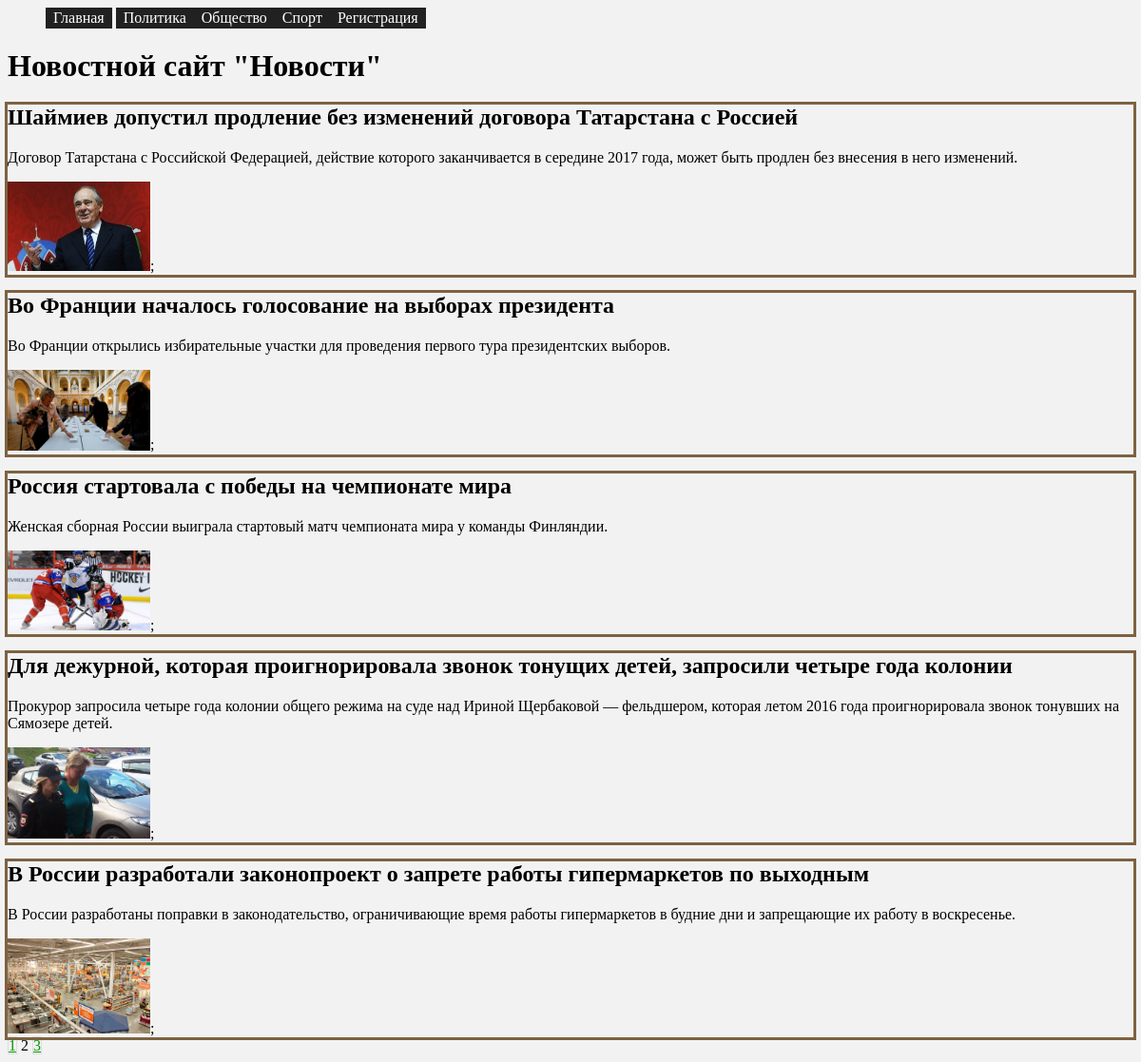
Screenshot of /?page=2 with the database file from the repository.
### tables this page shows
CREATE TABLE `rubrics` (
  `RubricId` int(11) NOT NULL,
  `RubricName` text NOT NULL
);

CREATE TABLE `News` (
  `NewsId` int(11) NOT NULL,
  `NewsDate` date DEFAULT NULL,
  `NewsRubric` int(11) NOT NULL,
  `SeoH1` text,
  `SeoTitle` text,
  `SeoDescription` text,
  `PreviewPhoto` text,
  `NewsText` text,
  `NewsSource` text,
  `NewsAuthorId` int(11) DEFAULT NULL
);

### application/core/view.php (called while the page is built)
<?php
class View
{
	function generate($content_view, $template_view, $data = null, $data2 = null, $data3=null, $data4=null)
	{
		include 'application/views/'.$content_view;
	}
}

### application/controllers/controller_main.php (called while the page is built, shortened)
<?php
require_once ("/../models/model_menu.php");
require_once ("/../models/model_main.php");
class Controller_Main extends Controller
{
	function __construct()
	{
		$this->model = new MainPage();
		$this->view = new View();
		$this->menu = new Menu();
	}
	function action_index()
	{
		$data = $this->menu->getoRubrics();
		$this->view->generate('menu_view.php','template_view.php',$data);
		if ($_GET["page"] !== null){
			$page = $_GET["page"];
		}
		else {
			$page = 1;
		}
		$items = 5;
		$start = $page * $items - $items;
		$data3= $page;
		$count = $this->model->countModel();
		$totalpages = ceil($count/$items);
		$data4=$totalpages;
		$data = $this->model->getoNews($start,$items);
		$this->view->generate('main_view.php', 'template_view.php',$data, null,$data3,$data4);
	}
}

### application/core/route.php (called while the page is built, shortened)
<?php
class Route
{
	static function start()
	{
		$routes = explode('/', $_SERVER['REQUEST_URI']);
	try {
		$controller = new $controller_name;
			$controller->action_index($routes[2]);
	}
	catch (Exception $e){
		Route::ErrorPage404();
	}
	}
}

### application/bootstrap.php (called while the page is built, shortened)
<?php
require_once 'core/model.php';
require_once 'core/view.php';
require_once 'core/route.php';
Route::start();

### index.php (called while the page is built, shortened)
<?php
require_once 'application/bootstrap.php';

### application/models/model_menu.php (called while the page is built, shortened)
<?php
class Menu extends Model
{
	function getoRubrics()
	{
			$query = self::$oDbConnection->prepare("SELECT * FROM Rubrics");
			$query->execute();
			$res = $query->fetchAll(PDO::FETCH_CLASS, "Rubric");
			return $res;
	}
}

### application/models/model_rubric.php (called while the page is built, shortened)
<?php
require_once ("model_news.php");
class Rubric extends Model
{
	private $RubricId;
	private $RubricName;
	function getRubricId()
	{
		return $this->RubricId;
	}
	function getRubricName()
	{
		return $this->RubricName;
	}
}

### application/core/model.php (called while the page is built, shortened)
<?php
class Model
{
	public function __get($property)
	{
		$functionname = 'get'.$property;
			return $this->$functionname();
	}
}

### application/models/model_main.php (called while the page is built, shortened)
<?php
require_once('model_news.php');
require_once('model_menu.php');
class MainPage extends Model
{
	static $table = 'News';
	function getoNews($start = 0, $items = 1)
	{
			$query = self::$oDbConnection->prepare("SELECT * FROM News ORDER BY NewsId DESC LIMIT $start ,$items");
			$query->execute();
			$res = $query->fetchAll(PDO::FETCH_CLASS, "News");
			return $res;
	}
		static function countModel()
	{
		$Class = get_called_class();
		$table = $Class::$table;
		$query = self::$oDbConnection->prepare("SELECT count(*) AS Total FROM $table");
		$query->execute();
		$res = $query->fetch(PDO::FETCH_ASSOC);
		$total = $res['Total'];
		return $total;
	}
}

### application/models/model_news.php (called while the page is built, shortened)
<?php
require_once ("model_rubric.php");
class News extends Model
{
	private $NewsId;
	private $SeoH1;
	private $SeoDescription;
	private $PreviewPhoto;
	function getNewsId()
	{
   	 	return $this->NewsId;
	}
	function getSeoH1()
	{
    	return $this->SeoH1;
	}
	function getSeoDescription()
	{
		return $this->SeoDescription;
	}
	function getPreviewPhoto()
	{
		return $this->PreviewPhoto;
	}
}

### application/classes/class.PaginationLinks.php (called while the page is built, shortened)
<?php
class PaginationLinks{
  public static function create(
      $page,
      $numberOfPages,
      $context    = 1,
      $linkFormat = '<a href="?page=%d">%d</a>',
      $pageFormat = '<span>%d</span>',
      $ellipsis   = '&hellip;'){
    $ranges = array(array(1, 1 + $context));
    self::mergeRanges($ranges, $page   - $context, $page + $context);
    self::mergeRanges($ranges, $numberOfPages - $context, $numberOfPages);
    $links = array();
    foreach ($ranges as $range){
      $links =
          array_merge(
              $links,
              self::createLinks($range, $page, $linkFormat, $pageFormat));
    }
    return implode(' ' , $links);
  }
  private static function mergeRanges(&$ranges, $start, $end){
    $endOfPreviousRange =& $ranges[count($ranges) - 1][1];
    if ($start <= $endOfPreviousRange + 1){
      $endOfPreviousRange = $end;
    }else{
      $ranges[] = array($start, $end);
    }
  }
  private static function createLinks($range, $page, $linkFormat, $pageFormat){
    $links = array();
    for ($index = $range[0]; $index <= $range[1]; $index ++){
      $links[] =
          sprintf(
              ($index == $page ? $pageFormat : $linkFormat),
              $index,
              $index);
    }
    return $links;
  }
}
?>

### application/views/main_view.php (the view)
<?php
require_once("/../classes/class.PaginationLinks.php");
?>
<head>
<link rel="stylesheet" type="text/css" href="/css/style.css" />
</head>
<body>
<h1>Новостной сайт "Новости"</h1>
<?php
foreach ($data as $news) {
	echo "<div class='NewsItem'>";
	$link = '/news/'.$news->NewsId;
	echo "<h2><a href=$link>$news->SeoH1</a></h2>";
	echo "<p>$news->SeoDescription</p>";
	$imagelink="/images/".$news->PreviewPhoto;
	?>
	<img src="<?php echo $imagelink?>" alt="<?php echo $news->SeoH1?>"'>;
	<?php
	echo "</div>";
}
?>
<div class='pagination'>
<?php
echo PaginationLinks::create($data3,$data4);
?>
</div>
</body>

### application/views/menu_view.php (shortened to what this page needs)
<head>
<link rel="stylesheet" type="text/css" href="/css/style.css" />
</head>
<body>
<ul class='menu'>
<li><a href="/">Главная</a></li>
<?php foreach ($data as $element){
			$rubriclink = '/rubric/'.$element->RubricId;
			echo "<li><a href=$rubriclink>$element->RubricName</a></li>";
		}
?>
<li><a href="/register">Регистрация</a></li>
</ul>
</body>

### css/style.css (style rules this page uses)
.menu li { display: inline-block; padding: 2px 8px; background-color: #212121; color: #ffffff; }
.menu li a { text-decoration: none; color: #ffffff; }
.NewsItem { outline: 3px solid #7d6242; }
.NewsItem a { color:#000000; text-decoration: none; }
.pagination { color:#777777 display: inline-block; }
.pagination a { color:#009900; border: 1px solid #ddd; }
.newsitem img { width:150px; }

### rows the page displays
rubrics: RubricName "Политика"
rubrics: RubricName "Общество"
rubrics: RubricName "Спорт"
news: SeoH1 "Шаймиев допустил продление без изменений договора Татарстана с Россией", SeoDescription "Договор Татарстана с Российской Федерацией, действие которого заканчивается в середине 2017 года, может быть продлен без внесения в него изменений.", PreviewPhoto (picture)
news: SeoH1 "Во Франции началось голосование на выборах президента", SeoDescription "Во Франции открылись избирательные участки для проведения первого тура президентских выборов.", PreviewPhoto (picture)
news: SeoH1 "Россия стартовала с победы на чемпионате мира", SeoDescription "Женская сборная России выиграла стартовый матч чемпионата мира у команды Финляндии.", PreviewPhoto (picture)
news: SeoH1 "Для дежурной, которая проигнорировала звонок тонущих детей, запросили четыре года колонии", SeoDescription "Прокурор запросила четыре года колонии общего режима на суде над Ириной Щербаковой — фельдшером, которая летом 2016 года проигнорировала звонок тонувших на Сямозере детей.", PreviewPhoto (picture)
news: SeoH1 "В России разработали законопроект о запрете работы гипермаркетов по выходным", SeoDescription "В России разработаны поправки в законодательство, ограничивающие время работы гипермаркетов в будние дни и запрещающие их работу в воскресенье.", PreviewPhoto (picture)

### other values shown
PaginationLinks::create($data3,$data4) "1 2 3"
